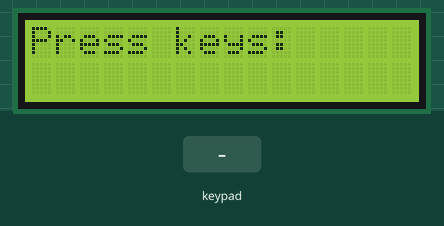
A sketch run on a simulated Arduino Uno, built with avr-gcc and run on an emulated ATmega328P. Shown: 16×2 character LCD. The inputs (shaded band) are chosen by the test bench.

Above: at 1.2 s.
1.3 s: keypad keys 2 3 4 5 # pressed 0.4 s apart
At 4.3 s:
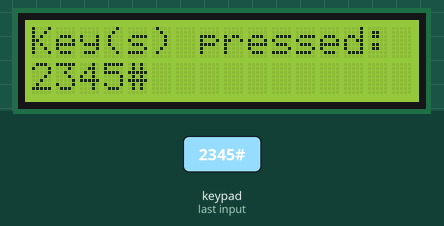
4.8 s: key 'A' pressed
At 5.7 s:
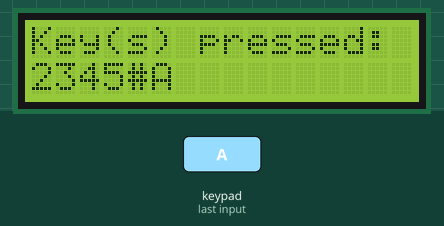
6.3 s: key 'B' pressed
At 7.0 s:
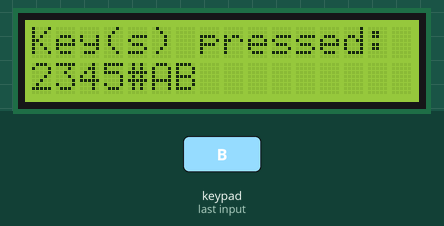
7.8 s: keypad keys 2 3 4 5 * pressed 0.4 s apart
At 10.5 s:
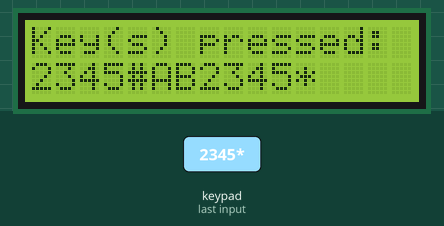
11.3 s: keypad keys 2 3 4 5 pressed 0.4 s apart
At 12.61 s:
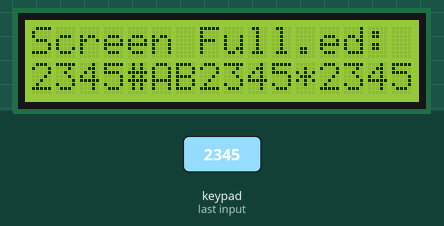
14.4 s: key 'C' pressed
At 19.1 s:
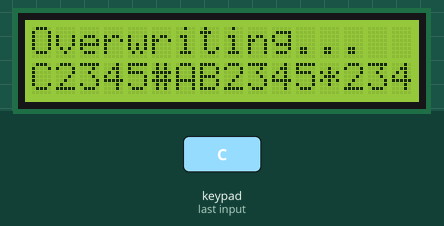
Timing chart, 0 to 20.2 s (numbered marks = the images above; inputs shaded):
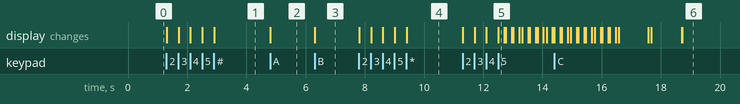

The sketch:

KeyPadAndLCDLogic.ino
```cpp
#include <LedControl.h>
#include <LiquidCrystal.h>
#include <Keypad.h>

// LCD pins (RS, E, D4, D5, D6, D7)
LiquidCrystal lcd(7, 8, 9, 10, 11, 12);

// Keypad Setup
const byte ROWS = 4;
const byte COLS = 4;

// Connect rows to arduino pins
byte rowPins[ROWS] = {2, 3, 4, 5};

// Connect colums to arduino pins
byte colPins[COLS] = {6, A0, A1, A2};


// Connect LCD Matrix Display
int DIN_PIN = A3; // Data in
int CS_PIN = A4; // Chip Select (Load)
int CLK_PIN = A5; // Clock

// Initialize LedControl with the pins
LedControl lc = LedControl(DIN_PIN, CLK_PIN, CS_PIN, 1); // 1 device

// Define keys on the keypad
char keys[ROWS][COLS] = {
  {'1', '2', '3', 'A'},
  {'4', '5', '6', 'B'},
  {'7', '8', '9', 'C'},
  {'*', '0', '#', 'D'}
};

// Create the keypad
Keypad keypad = Keypad(makeKeymap(keys), rowPins, colPins, ROWS, COLS);

// Variables
int cursorPos = 0;  // Position of user input
char buffer[16]; // Array of input characters + 1 for null termiantor '\0'
int bufferLength = 0; // Track how many input keys are stored
bool screenFullMessage = true;
//bool overwritingMessage = true;


void appendKey(char key) {
  if (bufferLength < 16) {
    buffer[bufferLength] = key; // append key input
    bufferLength++; // increase length
    buffer[bufferLength] = '\0'; // Adds a STOP sign after each input, so the computer knows to stop reading after the last input
  }
  else if (bufferLength == 16) {
    for (int i = 15; i > 0; i--) {
      buffer[i] = buffer[i - 1];
    }
  buffer[0] = key;

  }

}


void screenFullWarning() {

  for (int i=0; i < 5; i++) {
  lcd.setCursor(0, 0);
  lcd.print("Screen Full.");
  delay(200);

  lcd.setCursor(0, 0);
  lcd.print("                ");
  delay(50);

  lcd.setCursor(0, 0);
  lcd.print("Screen Full..");
  delay(200);

  lcd.setCursor(0, 0);
  lcd.print("                ");
  delay(50);

  lcd.setCursor(0, 0);
  lcd.print("Screen Full...");
  delay(200);

  lcd.setCursor(0, 0);
  lcd.print("                ");
  delay(100);
  }

  lcd.setCursor(0, 0);
  lcd.print("Press any Key");
  delay(1000);

  lcd.setCursor(0, 0);
  lcd.print("                ");
  delay(100);

  lcd.setCursor(0, 0);
  lcd.print("To Overwrite");
  delay(1000);

}

void lcdDisplayLogic() {
  char key = keypad.getKey();
  if (key) {
    lcd.clear(); // Clears current screen
    lcd.print("Key(s) pressed:"); // Displays this text
    appendKey(key); // Append the input to Buffer Array
    lcd.setCursor(cursorPos, 1); // Set where next action will take place, second row first column
    lcd.print(buffer); // Print What has been appended

    if (bufferLength >= 16 && screenFullMessage == true) {
      screenFullWarning();
      screenFullMessage = false;
    }

    else if (bufferLength >= 16) {
      lcd.setCursor(0, 0);
      lcd.print("                ");
      lcd.setCursor(0, 0);
      delay(10);
      lcd.print("Overwriting...");
    }

  }

}

void lcdMatrixLogic() {

  lc.setLed(0, 0, 0, true); // (first device, row 0, column 0, on or off)
  delay(2000);
  lc.setLed(0, 0, 0, false);
  delay(1000);
}

void setup() {
  lcd.begin(16, 2); // initialize the lcd (16 rows 2 colums)
  lcd.print("Press keys:"); // What appears on lcd

  lc.shutdown(0, false); // Wake up the LCD Matrix display, 0 = first device, false = turn off shutdown mode
  lc.setIntensity(0, 8); // Brightness (0-15) 0=first device
  lc.clearDisplay(0); // Clear Display, 0=first device

}

void loop() {
  lcdDisplayLogic();
  //lcdMatrixLogic();

}
```

Measured:
- after the input at 1.3 s, the display: first changes at once (image 1 shows a later state)
- after the input at 4.8 s, the display: changes at once (image 2)
- after the input at 6.3 s, the display: changes at once (image 3)
- after the input at 7.8 s, the display: first changes at once (image 4 shows a later state)
- after the input at 11.3 s, the display: first changes at once (image 5 shows a later state)
- after the input at 14.4 s, the display: first differs from a run without the input after 4.3 s (image 6 shows a later state)
